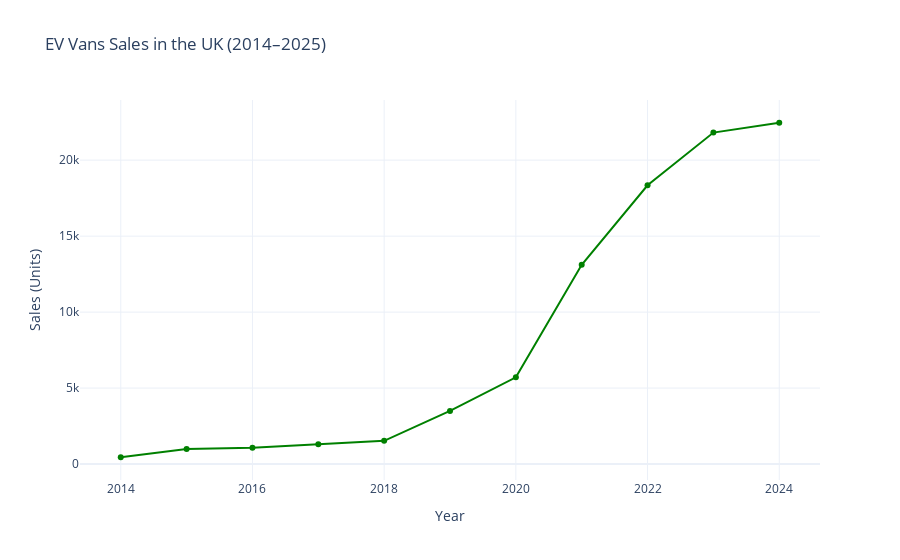

Source (notebook cell):
### Code cell
#vans
import pandas as pd
import plotly.graph_objects as go

df_uk = pd.read_csv("Yearly_UKBEV_Cars_and_Vans_Sales.csv")

fig = go.Figure()

fig.add_trace(go.Scatter(
    x=df_uk['Year'],
    y=df_uk['BEV_Sales_Vans'],
    mode='lines+markers',
    name='Battery electric Vans',
    line=dict(color='green'),
    marker=dict(size=6)
))

fig.update_layout(
    title="EV Vans Sales in the UK (2014–2025)",
    xaxis_title="Year",
    yaxis_title="Sales (Units)",
    template="plotly_white",
    hovermode="x unified"
)

# Show figure
fig.show()

### Figure 1 — Plotly figure (JSON) as saved in the notebook; plotly's stock layout.template omitted (floating-point values rounded to 4 significant figures)
{"data": [{"line": {"color": "green"}, "marker": {"size": 6}, "mode": "lines+markers", "name": "Battery electric Vans", "type": "scatter", "x": [2014, 2015, 2016, 2017, 2018, 2019, 2020, 2021, 2022, 2023, 2024], "y": [449, 996, 1067, 1298, 1532, 3498, 5709, 13113, 18343, 21814, 22461]}], "layout": {"hovermode": "x unified", "title": {"text": "EV Vans Sales in the UK (2014–2025)"}, "xaxis": {"title": {"text": "Year"}}, "yaxis": {"title": {"text": "Sales (Units)"}}}}
